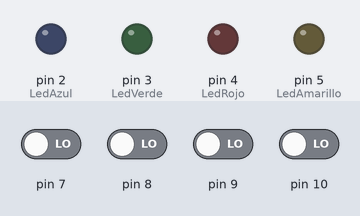
This sketch was run on a simulated Arduino Uno, built with avr-gcc and run on an emulated ATmega328P. Shown: output pins drawn as LEDs (lit = HIGH). Dashed ring = blinking. The test bench sets the inputs (shaded band); at power-on: pin 7–10 LOW. What the sketch prints to the serial monitor is not drawn.

Above: at 2.4 s.
2.5 s: pin 8 driven HIGH
At 5.4 s:
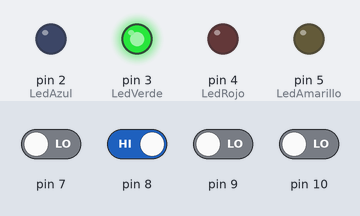
5.5 s: pin 7 driven HIGH
At 5.9 s:
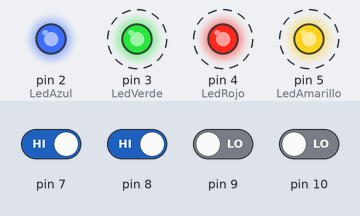
8.5 s: pin 9 driven HIGH
At 9.4 s:
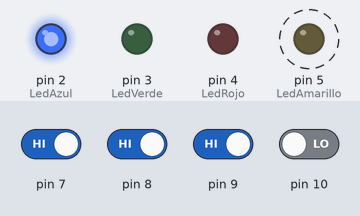
11.5 s: pin 7 driven LOW
At 11.9 s:
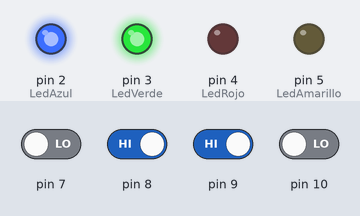
14.5 s: pin 7 driven HIGH and pin 8 driven LOW
17.5 s: pin 10 driven HIGH
At 20.2 s:
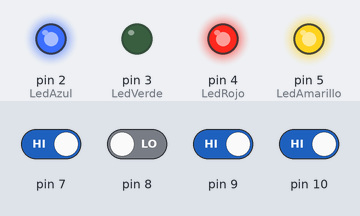
Timing chart, 0 to 21.5 s (numbered marks = the images above; inputs shaded):
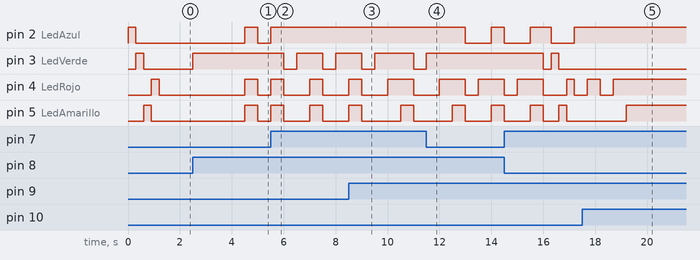

Measured:
- after the input at 2.5 s, pin 2 (LedAzul), pin 4 (LedRojo), pin 5 (LedAmarillo): LOW → HIGH after 2.0 s, → LOW 0.50 s later; pin 3 (LedVerde): LOW → HIGH at once
- after the input at 5.5 s, pin 2 (LedAzul): goes on until 5.5 s, then stays HIGH; pin 3 (LedVerde): alternates HIGH for 1.0 s and LOW for 0.50 s, starting after 0.50 s; pin 4 (LedRojo), pin 5 (LedAmarillo): LOW → HIGH after 1.5 s, → LOW 0.50 s later
- after the input at 8.5 s, pin 5 (LedAmarillo): LOW → HIGH after 2.0 s, → LOW 0.50 s later
- after the input at 11.5 s, pin 2 (LedAzul): HIGH → LOW after 1.5 s, → HIGH 1.0 s later; pin 3 (LedVerde): goes on until 11.5 s, then stays HIGH
- after the input at 17.5 s, pin 4 (LedRojo): goes on until 18.7 s, then stays HIGH; pin 5 (LedAmarillo): LOW → HIGH after 1.7 s

The sketch:

simondice.ino
```cpp
int pulsadorb = 0;
int pulsadorg = 0;
int pulsadorr = 0;
int pulsadory = 0;

int LedAzul = 2;
int LedVerde = 3;
int LedRojo = 4;
int LedAmarillo = 5;

int juego[] = {2,3,5,4};
int pulsacion [4];
int posicion = 0;

int randNumber;

void setup() {
  // put your setup code here, to run once:
  pinMode(LedAzul,OUTPUT);
  pinMode(LedVerde,OUTPUT);
  pinMode(LedRojo,OUTPUT);
  pinMode(LedAmarillo,OUTPUT);
  pinMode(7,INPUT);
  pinMode(8,INPUT);
  pinMode(9,INPUT);
  pinMode(10,INPUT);

  digitalWrite(LedAzul,LOW);
  digitalWrite(LedVerde,LOW);
  digitalWrite(LedRojo,LOW);
  digitalWrite(LedAmarillo,LOW);

  Serial.begin(9600);
//cadena aleatoria
/*  for(int i=0;i<4;i++){
    randNumber = random(2,5);
    juego[i] = randNumber;
  }*/

//lucecitas
  for (int i=0;i<4;i++){
    digitalWrite(juego[i],HIGH);
    delay(300);
    digitalWrite(juego[i],LOW);
    }
}

void loop() {
  // put your main code here, to run repeatedly:
  pulsadorb = digitalRead(7);
  pulsadorg = digitalRead(8);
  pulsadorr = digitalRead(9);
  pulsadory = digitalRead(10);

  if (posicion>=4) {
    if(juego[0]==pulsacion[0]){
      if(juego[1]==pulsacion[1]){
        if(juego[2]==pulsacion[2]){
          if(juego[3]==pulsacion[3]){
          digitalWrite(LedAzul,HIGH);
          digitalWrite(LedVerde,HIGH);
          digitalWrite(LedRojo,HIGH);
          digitalWrite(LedAmarillo,HIGH);
          }
        }
      }
    }
    else{
    digitalWrite(LedAzul,HIGH);
    digitalWrite(LedVerde,HIGH);
    digitalWrite(LedRojo,HIGH);
    digitalWrite(LedAmarillo,HIGH);
    delay(500);
    digitalWrite(LedAzul,LOW);
    digitalWrite(LedVerde,LOW);
    digitalWrite(LedRojo,LOW);
    digitalWrite(LedAmarillo,LOW);
    Serial.print("fallo");
    }
  }

  if (pulsadorb==HIGH) {
    digitalWrite(LedAzul,HIGH);
    delay(500);
    pulsacion[posicion] = 2;
    posicion++;
  }
  if (pulsadorg==HIGH) {
    digitalWrite(LedVerde,HIGH);
    delay(500);
    pulsacion[posicion] = 3;
    posicion++;
  }
  if (pulsadorr==HIGH) {
    digitalWrite(LedRojo,HIGH);
    delay(500);
    pulsacion[posicion] = 4;
    posicion++;
  }
  if (pulsadory==HIGH) {
    digitalWrite(LedAmarillo,HIGH);
    delay(500);
    pulsacion[posicion] = 5;
    posicion++;
  }
  else {
    digitalWrite(LedAzul,LOW);
    digitalWrite(LedVerde,LOW);
    digitalWrite(LedRojo,LOW);
    digitalWrite(LedAmarillo,LOW);
  }
}
```
